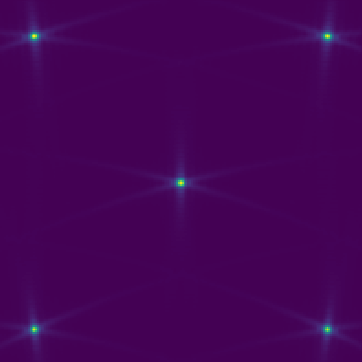
#> input picture Motion Tracking/Fourier Image_Cropped.png, 362 x 362 px
$ python 'Blob Extraction.py'
#> lines starting #> are read from the running program, lines starting #| are printed output that depends on the picture
import numpy as np
import cv2
#1. Turn given image into something that can be used in blob detection (?)
Image = cv2.imread('Fourier Image_Cropped.png',0) #Brings in scan, 0 is grayscale, 1 is color
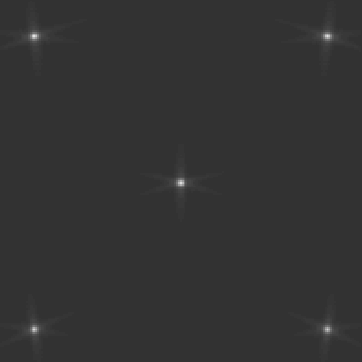
#> Image: shape (362, 362); min 50, max 226, mean 50.6
Image = cv2.GaussianBlur(Image,(5,5),0)
Image = cv2.bitwise_not(Image) #Inverse color. COMMENT OUT WHEN SIGNAL IS ALREADY BLACK
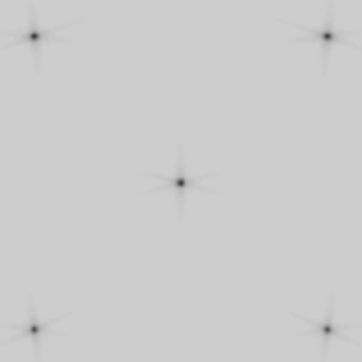
#> Image: shape (362, 362); min 58, max 205, mean 204.4
Image = cv2.erode(Image, None, iterations=1)   #SOMETIMES have to mess with the iterations here for more or less noise wiping
Image = cv2.dilate(Image, None, iterations=2)
'''FIND WAY TO ALSO IMPUT THE ABOVE'''

#thresh = cv2.threshold(Image, 200, 255, cv2.THRESH_BINARY)

#Image = cv2.minMaxLoc(Image)
#1.5. Function to set params (not urgent, can be merged with next step for now.)
#2. Function to find blobs within parameters that will find desired target.
def blob_finder(sarimage):
    params = cv2.SimpleBlobDetector_Params()
    # Change thresholds
    #params.minThreshold = 150
    params.maxThreshold =  150  #Could be brought down to ignore clutter from like metal and stuff? Also to deal with rogue giant circles.


    # Filter by Area.
    params.filterByArea = False
    params.minArea = 20
    params.maxArea = 150

    # Filter by Circularity
    params.filterByCircularity = False
    params.minCircularity = 0.785

    # Filter by Convexity
    params.filterByConvexity = False
    params.minConvexity = 0.87

    # Filter by Inertia
    params.filterByInertia = False
    params.minInertiaRatio = .1

    # Color Filtering seems to be broken, stop messin with it I guess
    #filterByColor = 1
    #blobColor = 255
    # Set up the detector with default parameters.
    detector = cv2.SimpleBlobDetector_create(params)
    blobs = detector.detect(sarimage)
#> blobs = 5 keypoints; (x, y, size): (180, 182, 5.5), (34, 36, 4.3), (327, 36, 4.3), (327, 329, 3.6), (34, 329, 3.4)
    blob_diameter = blobs[0].size
#> blob_diameter = 4.3
    #print (blob_diameter)
    #print (blobs)
    marked_image = cv2.drawKeypoints(sarimage, blobs, np.array([]), [0,0,255], cv2.DRAW_MATCHES_FLAGS_DRAW_RICH_KEYPOINTS) #Spits out image with blobs circled (last argument) in red (second to last argument)
    cv2.imwrite('marked_image.jpg', marked_image)
    blobs_coordinates = (tuple(blobs[0].pt))
#> blobs_coordinates = (327, 35.84)
    blob_x = blobs_coordinates[0]
#> blob_x = 327
    blob_y = blobs_coordinates[1]
#> blob_y = 35.84

    return (Image, blob_x, blob_y, blob_diameter)
blob_finder(Image)


'''sarimage[479][639] = 2
    for i in range(len(sarimage)):
        for j in range(len(sarimage[i])):
            sarimage[i][j] *= 2'''
